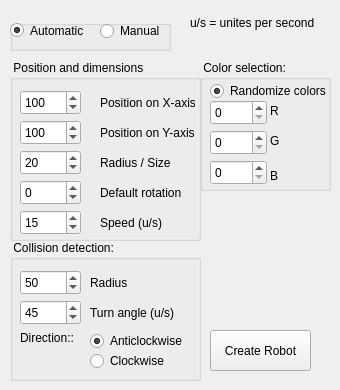
    <widget class="QWidget" name="_2Robots">
     <attribute name="title">
      <string>Robot Creator</string>
     </attribute>
     <widget class="QGroupBox" name="groupBox_9">
      <property name="geometry">
       <rect>
        <x>10</x>
        <y>60</y>
        <width>191</width>
        <height>181</height>
       </rect>
      </property>
      <property name="title">
       <string> Position and dimensions</string>
      </property>
      <widget class="QSpinBox" name="input_robot_xPos">
       <property name="geometry">
        <rect>
         <x>10</x>
         <y>30</y>
         <width>61</width>
         <height>25</height>
        </rect>
       </property>
       <property name="maximum">
        <number>99999</number>
       </property>
       <property name="value">
        <number>100</number>
       </property>
      </widget>
      <widget class="QLabel" name="label_8">
       <property name="geometry">
        <rect>
         <x>90</x>
         <y>120</y>
         <width>95</width>
         <height>25</height>
        </rect>
       </property>
       <property name="text">
        <string>Default rotation</string>
       </property>
      </widget>
      <widget class="QLabel" name="label">
       <property name="geometry">
        <rect>
         <x>90</x>
         <y>30</y>
         <width>95</width>
         <height>25</height>
        </rect>
       </property>
       <property name="text">
        <string>Position on X-axis</string>
       </property>
      </widget>
      <widget class="QLabel" name="label_9">
       <property name="geometry">
        <rect>
         <x>90</x>
         <y>150</y>
         <width>95</width>
         <height>25</height>
        </rect>
       </property>
       <property name="text">
        <string>Speed (u/s)</string>
       </property>
      </widget>
      <widget class="QSpinBox" name="input_robot_yPos">
       <property name="geometry">
        <rect>
         <x>10</x>
         <y>60</y>
         <width>61</width>
         <height>25</height>
        </rect>
       </property>
       <property name="maximum">
        <number>99999</number>
       </property>
       <property name="value">
        <number>100</number>
       </property>
      </widget>
      <widget class="QSpinBox" name="input_robot_radius">
       <property name="geometry">
        <rect>
         <x>10</x>
         <y>90</y>
         <width>61</width>
         <height>25</height>
        </rect>
       </property>
       <property name="minimum">
        <number>1</number>
       </property>
       <property name="maximum">
        <number>99999</number>
       </property>
       <property name="value">
        <number>20</number>
       </property>
      </widget>
      <widget class="QSpinBox" name="input_robot_rotation">
       <property name="geometry">
        <rect>
         <x>10</x>
         <y>120</y>
         <width>61</width>
         <height>25</height>
        </rect>
       </property>
       <property name="minimum">
        <number>-360</number>
       </property>
       <property name="maximum">
        <number>360</number>
       </property>
      </widget>
      <widget class="QSpinBox" name="input_robot_speed">
       <property name="geometry">
        <rect>
         <x>10</x>
         <y>150</y>
         <width>61</width>
         <height>25</height>
        </rect>
       </property>
       <property name="minimum">
        <number>0</number>
       </property>
       <property name="maximum">
        <number>99999</number>
       </property>
       <property name="singleStep">
        <number>30</number>
       </property>
       <property name="value">
        <number>15</number>
       </property>
      </widget>
      <widget class="QLabel" name="label_3">
       <property name="geometry">
        <rect>
         <x>90</x>
         <y>90</y>
         <width>95</width>
         <height>25</height>
        </rect>
       </property>
       <property name="text">
        <string>Radius / Size</string>
       </property>
      </widget>
      <widget class="QLabel" name="label_2">
       <property name="geometry">
        <rect>
         <x>90</x>
         <y>60</y>
         <width>95</width>
         <height>25</height>
        </rect>
       </property>
       <property name="text">
        <string>Position on Y-axis</string>
       </property>
      </widget>
     </widget>
     <widget class="QGroupBox" name="groupBox_8">
      <property name="geometry">
       <rect>
        <x>200</x>
        <y>60</y>
        <width>131</width>
        <height>131</height>
       </rect>
      </property>
      <property name="title">
       <string> Color selection:</string>
      </property>
      <widget class="QSpinBox" name="input_robot_color_b">
       <property name="geometry">
        <rect>
         <x>10</x>
         <y>100</y>
         <width>57</width>
         <height>25</height>
        </rect>
       </property>
       <property name="maximum">
        <number>255</number>
       </property>
      </widget>
      <widget class="QLabel" name="label_5">
       <property name="geometry">
        <rect>
         <x>70</x>
         <y>40</y>
         <width>21</width>
         <height>21</height>
        </rect>
       </property>
       <property name="text">
        <string>R</string>
       </property>
      </widget>
      <widget class="QSpinBox" name="input_robot_color_g">
       <property name="geometry">
        <rect>
         <x>10</x>
         <y>70</y>
         <width>57</width>
         <height>25</height>
        </rect>
       </property>
       <property name="maximum">
        <number>255</number>
       </property>
      </widget>
      <widget class="QLabel" name="label_7">
       <property name="geometry">
        <rect>
         <x>70</x>
         <y>100</y>
         <width>21</width>
         <height>31</height>
        </rect>
       </property>
       <property name="text">
        <string>B</string>
       </property>
      </widget>
      <widget class="QSpinBox" name="input_robot_color_r">
       <property name="geometry">
        <rect>
         <x>10</x>
         <y>40</y>
         <width>57</width>
         <height>25</height>
        </rect>
       </property>
       <property name="maximum">
        <number>255</number>
       </property>
      </widget>
      <widget class="QLabel" name="label_6">
       <property name="geometry">
        <rect>
         <x>70</x>
         <y>70</y>
         <width>21</width>
         <height>21</height>
        </rect>
       </property>
       <property name="text">
        <string>G</string>
       </property>
      </widget>
      <widget class="QRadioButton" name="input_robot_randomizeColors">
       <property name="geometry">
        <rect>
         <x>10</x>
         <y>20</y>
         <width>121</width>
         <height>22</height>
        </rect>
       </property>
       <property name="text">
        <string>Randomize colors</string>
       </property>
       <property name="checked">
        <bool>true</bool>
       </property>
      </widget>
     </widget>
     <widget class="QGroupBox" name="groupBox">
      <property name="geometry">
       <rect>
        <x>10</x>
        <y>240</y>
        <width>191</width>
        <height>141</height>
       </rect>
      </property>
      <property name="title">
       <string> Collision detection:</string>
      </property>
      <widget class="QSpinBox" name="input_robot_detRadius">
       <property name="geometry">
        <rect>
         <x>10</x>
         <y>30</y>
         <width>61</width>
         <height>25</height>
        </rect>
       </property>
       <property name="minimum">
        <number>1</number>
       </property>
       <property name="maximum">
        <number>99999</number>
       </property>
       <property name="value">
        <number>50</number>
       </property>
      </widget>
      <widget class="QLabel" name="label_4">
       <property name="geometry">
        <rect>
         <x>80</x>
         <y>30</y>
         <width>41</width>
         <height>25</height>
        </rect>
       </property>
       <property name="text">
        <string>Radius</string>
       </property>
      </widget>
      <widget class="QSpinBox" name="input_robot_collisionDetectionAngle">
       <property name="geometry">
        <rect>
         <x>10</x>
         <y>60</y>
         <width>61</width>
         <height>25</height>
        </rect>
       </property>
       <property name="minimum">
        <number>-360</number>
       </property>
       <property name="maximum">
        <number>360</number>
       </property>
       <property name="value">
        <number>45</number>
       </property>
      </widget>
      <widget class="QRadioButton" name="input_robot_onCollisionTurnRight">
       <property name="geometry">
        <rect>
         <x>80</x>
         <y>110</y>
         <width>101</width>
         <height>22</height>
        </rect>
       </property>
       <property name="text">
        <string>Clockwise</string>
       </property>
       <property name="checked">
        <bool>false</bool>
       </property>
      </widget>
      <widget class="QRadioButton" name="input_robot_onCollisionTurnLeft">
       <property name="geometry">
        <rect>
         <x>80</x>
         <y>90</y>
         <width>101</width>
         <height>22</height>
        </rect>
       </property>
       <property name="text">
        <string>Anticlockwise</string>
       </property>
       <property name="checked">
        <bool>true</bool>
       </property>
      </widget>
      <widget class="QLabel" name="label_36">
       <property name="geometry">
        <rect>
         <x>80</x>
         <y>60</y>
         <width>91</width>
         <height>25</height>
        </rect>
       </property>
       <property name="text">
        <string>Turn angle (u/s)</string>
       </property>
      </widget>
      <widget class="QLabel" name="label_39">
       <property name="geometry">
        <rect>
         <x>10</x>
         <y>90</y>
         <width>61</width>
         <height>16</height>
        </rect>
       </property>
       <property name="text">
        <string>Direction::</string>
       </property>
      </widget>
     </widget>
     <widget class="QPushButton" name="btnCreateRobot">
      <property name="geometry">
       <rect>
        <x>210</x>
        <y>330</y>
        <width>101</width>
        <height>41</height>
       </rect>
      </property>
      <property name="text">
       <string>Create Robot</string>
      </property>
     </widget>
     <widget class="QGroupBox" name="groupBox_2">
      <property name="geometry">
       <rect>
        <x>10</x>
        <y>20</y>
        <width>161</width>
        <height>31</height>
       </rect>
      </property>
      <property name="autoFillBackground">
       <bool>false</bool>
      </property>
      <property name="title">
       <string/>
      </property>
      <widget class="QRadioButton" name="input_selectManual">
       <property name="geometry">
        <rect>
         <x>90</x>
         <y>0</y>
         <width>71</width>
         <height>22</height>
        </rect>
       </property>
       <property name="text">
        <string>Manual</string>
       </property>
       <property name="checked">
        <bool>false</bool>
       </property>
      </widget>
      <widget class="QRadioButton" name="input_selectAutomatic">
       <property name="geometry">
        <rect>
         <x>0</x>
         <y>0</y>
         <width>81</width>
         <height>21</height>
        </rect>
       </property>
       <property name="text">
        <string>Automatic</string>
       </property>
       <property name="checked">
        <bool>true</bool>
       </property>
      </widget>
     </widget>
     <widget class="QLabel" name="label_21">
      <property name="geometry">
       <rect>
        <x>190</x>
        <y>10</y>
        <width>131</width>
        <height>25</height>
       </rect>
      </property>
      <property name="text">
       <string>u/s = unites per second</string>
      </property>
     </widget>
    </widget>
